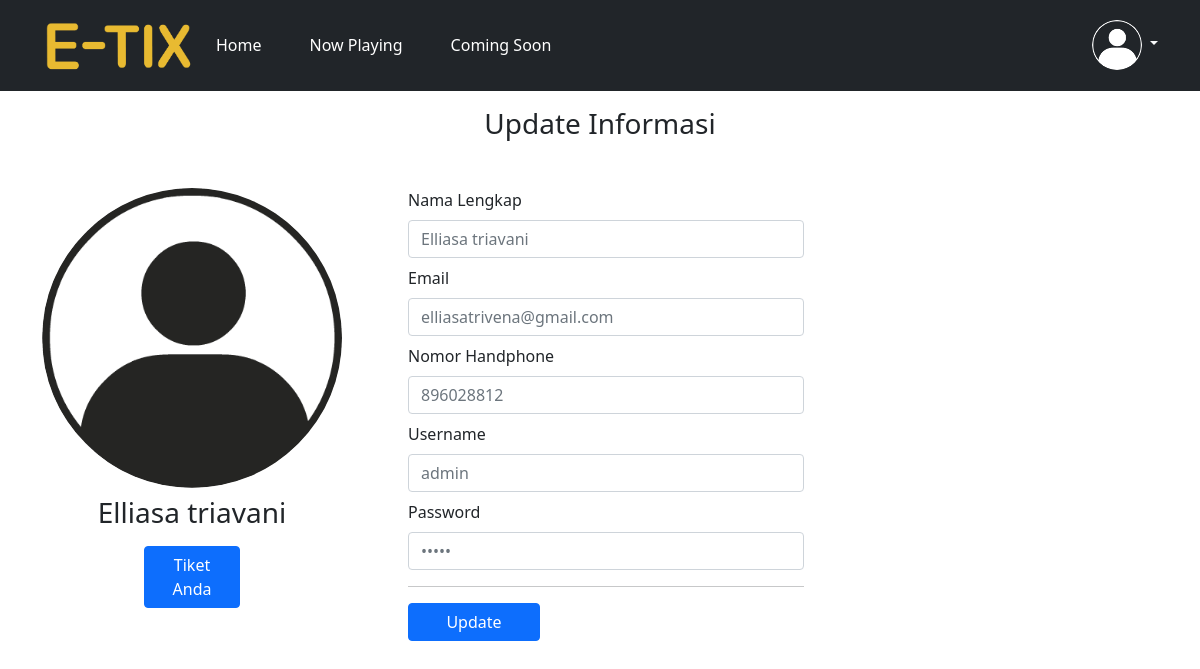
Screenshot of /admin/profile.php (signed in) with the database file from the repository.
### tables this page shows
CREATE TABLE `user` (
  `id_user` int(10) NOT NULL,
  `nama` varchar(50) NOT NULL,
  `no_kontak` varchar(13) NOT NULL,
  `email` varchar(50) NOT NULL,
  `username` varchar(25) NOT NULL,
  `password` varchar(20) NOT NULL,
  `level` varchar(10) NOT NULL
);

### admin/profile.php (the view, shortened to what this page needs)
<?php
include('../koneksi.php');
?>
<!doctype html>
<html lang="en">
<head>
  <link href="../assets/css/bootstrap.min.css" rel="stylesheet">
  <link rel="stylesheet" href="../assets/css/styles.css">
</head>
<body>
  <header class="p-2 bg-dark text-white sticky-top">
    <div class="container">
      <div class="d-flex flex-wrap align-items-center justify-content-center justify-content-lg-start">
        <a href="customer.php"><img src="../assets/image/logo.png" width="150px"></a>
        <ul class="nav col-12 col-lg-auto me-lg-auto mb-2 justify-content-center mb-md-0">
          <li>
            <a href="admin.php" class="nav-link px-4 text-white">Home</a>
          </li>
          <li>
            <a href="#now" class="nav-link px-4 text-white">Now Playing</a>
          </li>
          <li>
            <a href="#soon" class="nav-link px-4 text-white">Coming Soon</a>
          </li>
        </ul>
        <div class="dropdown text-end">
          <a href="#" class="d-block link-light text-decoration-none dropdown-toggle" id="dropdownUser1" data-bs-toggle="dropdown" aria-expanded="false">
            <img src="../assets/image/user.png" alt="mdo" width="50" height="50" class="rounded-circle">
          </a>
        </div>
      </div>
    </div>
  </header>
  <main>
    <?php
    $currentuser = $_SESSION['username'];
    $sql = "select * from user where username='$currentuser'";
    $result = mysqli_query($koneksi, $sql);
    if ($result) {
      if (mysqli_num_rows($result) > 0) {
        while ($row = mysqli_fetch_array($result)) {
    ?>
          <div class="align-center">
            <h3 class="my-3 text-center">Update Informasi</h3>
            <div class="row mt-5">
              <div class="col-md-4 text-center">
                <img src="../assets/image/user2.png" alt="user" width="300px" class="rounded-circle">
                <h3 class="mt-2"><?php echo $row['nama']; ?></h3>
                <a href="beli_tiket.php" class="btn btn-primary mt-2 col-3">Tiket Anda</a>
              </div>
              <div class="col-md-8">
                <form action="cek_update.php" method="get">
                  <div class="form-group col-6">
                    <label for="nama" class="form-label">Nama Lengkap</label>
                    <input type="text" class="form-control text-secondary" id="nama" name="nama" placeholder="Nama Lengkap" value="<?php echo $row['nama']; ?>">
                  </div>
                  <div class="form-group col-6">
                    <label for="email" class="form-label mt-2">Email</label>
                    <input type="email" class="form-control text-secondary" id="email" name="email" placeholder="Email" value="<?php echo $row['email']; ?>">
                  </div>
                  <div class="form-group col-6">
                    <label for="no_kontak" class="form-label mt-2">Nomor Handphone</label>
                    <input type="number" class="form-control text-secondary" id="no_kontak" name="no_kontak" placeholder="Nomor Telpon" value="<?php echo $row['no_kontak']; ?>">
                  </div>
                  <div class="form-group col-6">
                    <label for="username" class="form-label mt-2">Username</label>
                    <input type="text" class="form-control text-secondary" id="username" name="username" placeholder="Username" value="<?php echo $row['username']; ?>">
                  </div>
                  <div class="form-group col-6">
                    <label for="password" class="form-label mt-2">Password</label>
                    <input type="password" class="form-control text-secondary" id="password" name="password" placeholder="Password" value="<?php echo $row['password']; ?>"></input>
                  </div>
                  <hr class="mt-3 col-6">
                  <button class="btn btn-primary mb-3 col-2" type="submit">Update</button>
                </form>
              </div>
            </div>
          </div>
    <?php
        }
      }
    }
    ?>
  </main>
</body>
</html>

### rows the page displays
user: nama "Elliasa triavani", email "elliasatrivena@gmail.com", no_kontak "896028812", username "admin"
